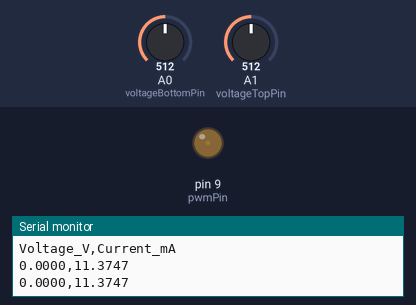
Simulated run of this sketch. Board: Arduino Uno, built with avr-gcc and run on an emulated ATmega328P. Shown: output pins drawn as LEDs (lit = HIGH), the last lines printed to the serial monitor. Inputs (shaded band) come from the test bench; at power-on: A0 (voltageBottomPin) = 512, A1 (voltageTopPin) = 512. At 13.2 s the program stops and its outputs stay as they are.

Above: at 1.7 s.
At 4.51 s:
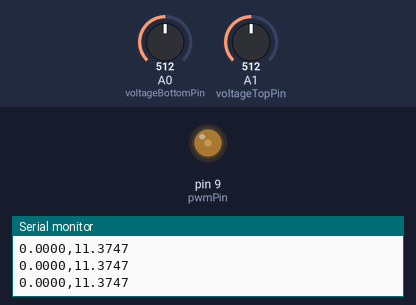
At 7.31 s:
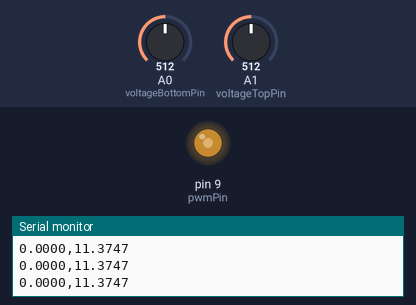
At 12.93 s:
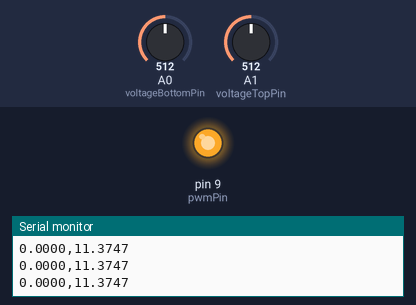
Timing chart, 0 to 14.7 s (numbered marks = the images above):
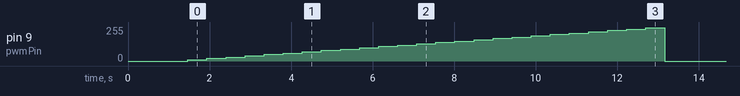

Measured:
- by itself, pin 9 (pwmPin): rises from 0/255 to 250/255 in 11.2 s, then falls to 0/255 in 0.47 s

The sketch:

ohm_lawe.ino
```cpp
const int pwmPin = 9;
const int voltageTopPin = A1;
const int voltageBottomPin = A0;

const float Vref = 5.0;
const float ADCmax = 1023.0;
const float Rsense = 220.0;

void setup() {
  Serial.begin(9600);
  pinMode(pwmPin, OUTPUT);
  analogReference(DEFAULT);
  delay(1000);

  Serial.println("Voltage_V,Current_mA");
}

void loop() {
  for (int duty = 0; duty <= 255; duty += 10) {
    analogWrite(pwmPin, duty);
    delay(100);

    const int N = 30;
    long sumTop = 0;
    long sumBottom = 0;

    for (int i = 0; i < N; i++) {
      sumTop += analogRead(voltageTopPin);
      sumBottom += analogRead(voltageBottomPin);
      delay(2);
    }

    float adcTop = sumTop / (float)N;
    float adcBottom = sumBottom / (float)N;

    float Vtop = adcTop * Vref / ADCmax;
    float Vbottom = adcBottom * Vref / ADCmax;

    float Vtest = Vtop - Vbottom;
    float current_mA = (Vbottom / Rsense) * 1000.0;

    Serial.print(Vtest, 4);
    Serial.print(",");
    Serial.println(current_mA, 4);

    delay(300);
  }

  analogWrite(pwmPin, 0);
  while (true) {
    // Reset Arduino to run another sweep.
  }
}
```
